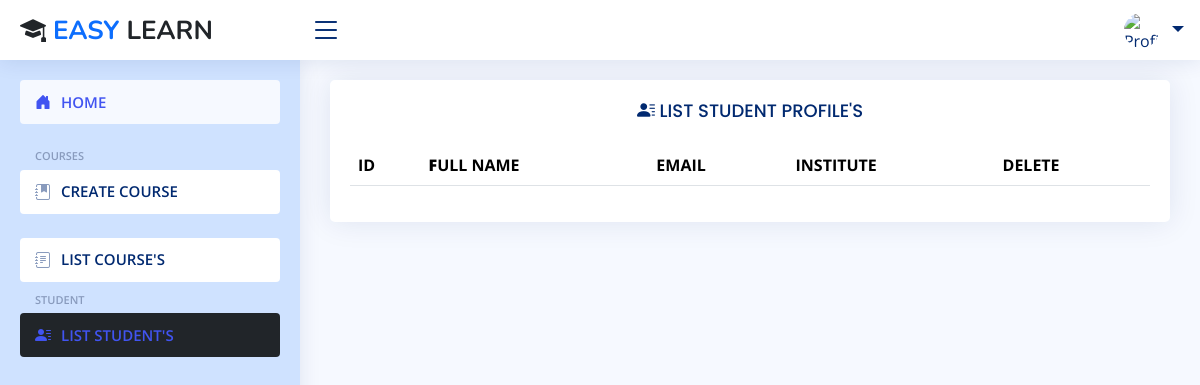
Before: /teacher/list/Student/ with the older database file.
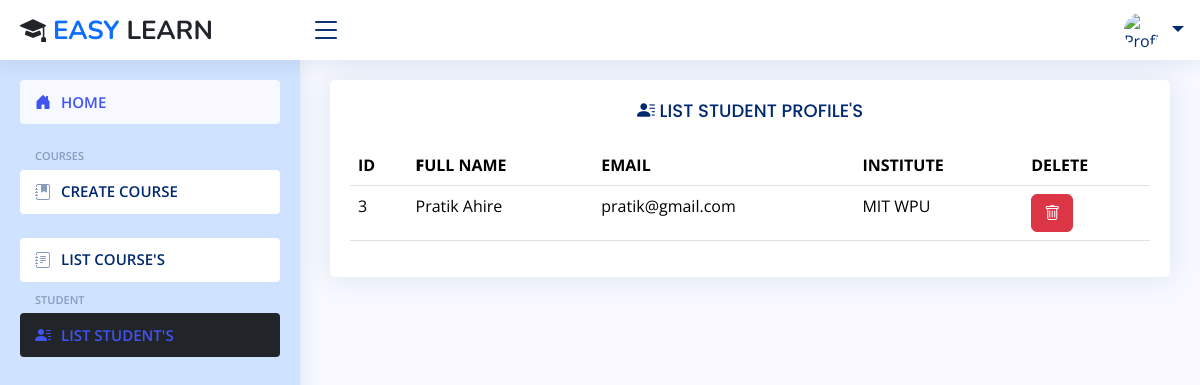
After: the same page with the newer database file.
### Users/models.py (models this page shows, shortened)
class User(AbstractBaseUser):
    id = models.BigAutoField(primary_key=True)
    profile_photo = models.ImageField(upload_to='profile_photos/', null=True, blank=False)
    first_name = models.CharField(max_length=100, null=False, blank=False)
    last_name = models.CharField(max_length=100, null=False, blank=False)
    institute = models.CharField(max_length=100, null=False, blank=False, default="SSVPS")
    email = models.EmailField(unique=True, null=False, blank=False)
    password = models.CharField(max_length=100, null=False, blank=False)
    role = models.CharField(max_length=10, choices=ROLE_CHOICES, null=False, blank=False)
    joined_date = models.DateField(auto_now_add=True)
    USERNAME_FIELD = 'email'
    REQUIRED_FIELDS = ['first_name', 'last_name']
    objects = UserManager()
    class Meta:
        db_table = 'Users Table'

### Teacher/views.py (the view)
# urls.py: path('list/Student/', list_students_view, name='list-students-view'),
def list_students_view(request):
    users = User.objects.filter(role='Student')
    return render(request, 'teacher/list_students.html', context={'users':users})

### Teacher/templates/teacher/list_students.html (shortened to what this page needs)
{% extends "teacher/base_site.html" %}
{% block main %}
    <main id="main" class="main">
        <section class="section">
            <div class="row justify-content-center">
                <div class="col col-lg-12">
                    <div class="card">
                        <div class="card-body">
                            <h5 class="card-title text-center">
                                <i class="bi bi-person-lines-fill"></i>
                                LIST STUDENT PROFILE'S
                            </h5>
                            <table class="table datatable">
                                <thead >
                                    <tr>
                                        <th>ID</th>
                                        <th class="d-none d-lg-table-cell"><b>F</b>ULL NAME</th>
                                        <th class="d-none d-lg-table-cell">EMAIL</th>
                                        <th class="d-none d-lg-table-cell">INSTITUTE</th>
                                        <th>DELETE</th>
                                    </tr>
                                </thead>
                                <tbody>
                                    {% for user in users %}
                                        <tr>
                                            <td>{{user.id}}</td>
                                            <td class="d-none d-lg-table-cell">{{user.first_name}} {{user.last_name}}</td>
                                            <td class="d-none d-lg-table-cell">{{user.email}}</td>
                                            <td class="d-none d-lg-table-cell">{{user.institute}}</td>
                                            <td>
                                                <button type="button" class="btn btn-danger" data-bs-toggle="modal" data-bs-target="#verticalycentered{{user.id}}">
                                                    <i class="bi bi-trash"></i>
                                                </button>
                                            </td>
                                        </tr>
                                    {% endfor %}
                                </tbody>
                            </table>
                        </div>
                    </div>
                </div>
            </div>
        </section>
    </main>
{% endblock main %}

Changed rows visible on the page:
added User: id "3", first_name "Pratik", last_name "Ahire", email "pratik@gmail.com", institute "MIT WPU"
